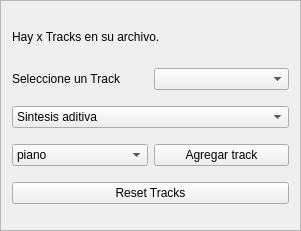
   <widget class="QFrame" name="Selector">
    <property name="geometry">
     <rect>
      <x>10</x>
      <y>42</y>
      <width>301</width>
      <height>231</height>
     </rect>
    </property>
    <property name="frameShape">
     <enum>QFrame::StyledPanel</enum>
    </property>
    <property name="frameShadow">
     <enum>QFrame::Raised</enum>
    </property>
    <layout class="QGridLayout" name="gridLayout_2">
     <item row="3" column="1">
      <widget class="QPushButton" name="add_track">
       <property name="text">
        <string>Agregar track</string>
       </property>
      </widget>
     </item>
     <item row="3" column="0">
      <widget class="QComboBox" name="instrument_selector">
       <item>
        <property name="text">
         <string>piano</string>
        </property>
       </item>
       <item>
        <property name="text">
         <string>flute</string>
        </property>
       </item>
       <item>
        <property name="text">
         <string>violin</string>
        </property>
       </item>
       <item>
        <property name="text">
         <string>trumpet</string>
        </property>
       </item>
      </widget>
     </item>
     <item row="0" column="0" colspan="2">
      <widget class="QLabel" name="track_number">
       <property name="maximumSize">
        <size>
         <width>16777215</width>
         <height>30</height>
        </size>
       </property>
       <property name="text">
        <string>Hay x Tracks en su archivo.</string>
       </property>
      </widget>
     </item>
     <item row="1" column="0">
      <widget class="QLabel" name="label_21">
       <property name="text">
        <string>Seleccione un Track</string>
       </property>
      </widget>
     </item>
     <item row="1" column="1">
      <widget class="QComboBox" name="track_selector"/>
     </item>
     <item row="4" column="0" colspan="2">
      <widget class="QPushButton" name="reset">
       <property name="text">
        <string>Reset Tracks</string>
       </property>
      </widget>
     </item>
     <item row="2" column="0" colspan="2">
      <widget class="QComboBox" name="synthesis_selector">
       <item>
        <property name="text">
         <string>Sintesis aditiva</string>
        </property>
       </item>
       <item>
        <property name="text">
         <string>Sintesis fisica</string>
        </property>
       </item>
       <item>
        <property name="text">
         <string>Sintesis basada en muestras</string>
        </property>
       </item>
      </widget>
     </item>
    </layout>
   </widget>
